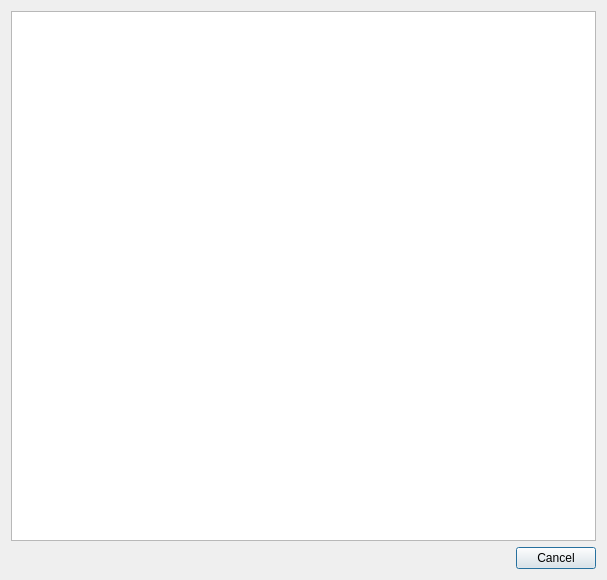
<?xml version="1.0" encoding="UTF-8"?>
<ui version="4.0">
 <class>ProjectExplorer::Internal::DeviceTestDialog</class>
 <widget class="QDialog" name="ProjectExplorer::Internal::DeviceTestDialog">
  <property name="geometry">
   <rect>
    <x>0</x>
    <y>0</y>
    <width>607</width>
    <height>580</height>
   </rect>
  </property>
  <property name="windowTitle">
   <string>Device Test</string>
  </property>
  <layout class="QVBoxLayout" name="verticalLayout">
   <item>
    <widget class="QPlainTextEdit" name="textEdit">
     <property name="readOnly">
      <bool>true</bool>
     </property>
    </widget>
   </item>
   <item>
    <widget class="QDialogButtonBox" name="buttonBox">
     <property name="orientation">
      <enum>Qt::Horizontal</enum>
     </property>
     <property name="standardButtons">
      <set>QDialogButtonBox::Cancel</set>
     </property>
    </widget>
   </item>
  </layout>
 </widget>
 <resources/>
 <connections>
  <connection>
   <sender>buttonBox</sender>
   <signal>accepted()</signal>
   <receiver>ProjectExplorer::Internal::DeviceTestDialog</receiver>
   <slot>accept()</slot>
   <hints>
    <hint type="sourcelabel">
     <x>248</x>
     <y>254</y>
    </hint>
    <hint type="destinationlabel">
     <x>157</x>
     <y>274</y>
    </hint>
   </hints>
  </connection>
  <connection>
   <sender>buttonBox</sender>
   <signal>rejected()</signal>
   <receiver>ProjectExplorer::Internal::DeviceTestDialog</receiver>
   <slot>reject()</slot>
   <hints>
    <hint type="sourcelabel">
     <x>316</x>
     <y>260</y>
    </hint>
    <hint type="destinationlabel">
     <x>286</x>
     <y>274</y>
    </hint>
   </hints>
  </connection>
 </connections>
</ui>
